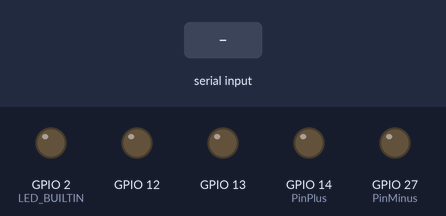
The program below on a simulated ESP32. Shown: output pins drawn as LEDs (lit = HIGH). The inputs (shaded band) are chosen by the test bench. What the program prints to the serial monitor is not drawn.

Above: at 1.2 s.
1.3 s: "w" received over Serial
At 2.0 s:
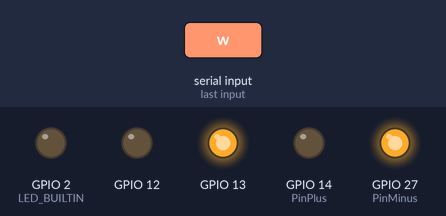
2.8 s: "s" received over Serial
At 3.2 s:
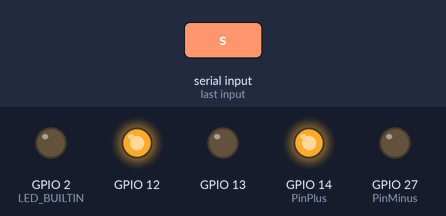
4.3 s: "x" received over Serial
At 5.5 s:
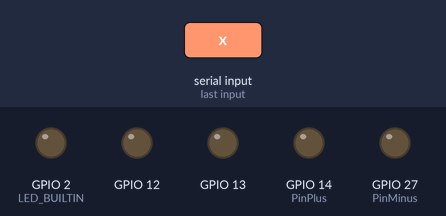
Timing chart, 0 to 7.3 s (numbered marks = the images above; inputs shaded):
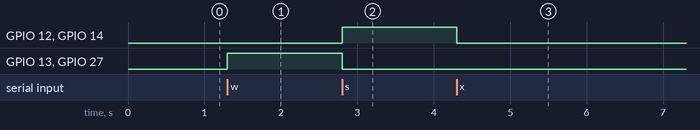

Measured:
- after the input at 1.3 s, GPIO 13, GPIO 27 (PinMinus): LOW → HIGH at once
- after the input at 2.8 s, GPIO 12, GPIO 14 (PinPlus): LOW → HIGH at once; GPIO 13, GPIO 27 (PinMinus): HIGH → LOW at once
- after the input at 4.3 s, GPIO 12, GPIO 14 (PinPlus): HIGH → LOW at once

The program:

main.cpp
```cpp
#include <Arduino.h>
#include <motor_driver.h>


#define LMOTOR_PLUS   14
#define LMOTOR_MINUS  27

#define RMOTOR_PLUS   13
#define RMOTOR_MINUS  12

//#define LED_BUILTIN 2

MotorDef motorL;
MotorDef motorR;

char rxByte = 0x00;

void setup()
{
  Serial.begin(115200);

  motorL.Direction = MOTOR_DIRECTION_LEFT;
  motorL.PinPlus = LMOTOR_PLUS;
  motorL.PinMinus = LMOTOR_MINUS;
  motor_init(&motorL);

  motorR.Direction = MOTOR_DIRECTION_RIGHT;
  motorR.PinPlus = RMOTOR_PLUS;
  motorR.PinMinus = RMOTOR_MINUS;
  motor_init(&motorR);


  pinMode(LED_BUILTIN, OUTPUT);


  Serial.println("Setupus");
  Serial.println("Enter a key");
}

void loop()
{
  //delay(500);

  if (Serial.available() > 0) {
  rxByte = Serial.read();

  switch (rxByte) {
    case 'w':
      motor_forward(&motorR);
      motor_forward(&motorL);
    break;
    case 's':
      motor_backward(&motorR);
      motor_backward(&motorL);
    break;
    case 'x':
      motor_stop(&motorR);
      motor_stop(&motorL);
    break;
  }

  }

}
```

motor_driver.h
```cpp
#include "stdint.h"

#ifndef MOTOR_DRIVER_H
#define MOTOR_DRIVER_H

/* Important code */
#ifdef __cplusplus
extern "C" {
#endif


typedef struct
{
    uint8_t             Direction;      /* Can be any of MOTOR_DIRECTION_X */

    uint8_t             PinPlus;        /* Pin at which '+' is connected */

    uint8_t             PinMinus;       /* Pin at which '-' is connected */

} MotorDef;

/* ************ Function prototypes ************ */

/* Initialization function */
void motor_init(MotorDef *motor);

/* Forward move function */
void motor_forward(MotorDef *motor);

/* Backward move function */
void motor_backward(MotorDef *motor);

/* Stop motor function */
void motor_stop(MotorDef *motor);

/* Direction defines */
#define MOTOR_DIRECTION_LEFT                0x00
#define MOTOR_DIRECTION_RIGHT               0x01

#ifdef __cplusplus
}
#endif

#endif
```

motor_driver.c
```cpp
#include <motor_driver.h>
#include "stdint.h"
#include <esp32-hal-gpio.h>

/* Initialize motor pins and to left / right side */
void motor_init(MotorDef *motor)
{
    pinMode(motor->PinPlus, OUTPUT);
    pinMode(motor->PinMinus, OUTPUT);

    digitalWrite(motor->PinPlus, LOW);
    digitalWrite(motor->PinMinus, LOW);
}

/* Make motor move forward relative to facing direction */
void motor_forward(MotorDef *motor)
{
    // if motor is right-sided
    if(motor->Direction)
    {
        digitalWrite(motor->PinPlus, HIGH);
        digitalWrite(motor->PinMinus, LOW);
    }
    // if motor is left-sided
    else
    {
        digitalWrite(motor->PinPlus, LOW);
        digitalWrite(motor->PinMinus, HIGH);
    }
}

/* Make motor move backward relative to facing direction */
void motor_backward(MotorDef *motor)
{
    // if motor is right-sided
    if(motor->Direction)
    {
        digitalWrite(motor->PinPlus, LOW);
        digitalWrite(motor->PinMinus, HIGH);
    }
    // if motor is left-sided
    else
    {
        digitalWrite(motor->PinPlus, HIGH);
        digitalWrite(motor->PinMinus, LOW);
    }
}

/* Make motor stop */
void motor_stop(MotorDef *motor)
{
    digitalWrite(motor->PinPlus, LOW);
    digitalWrite(motor->PinMinus, LOW);
}
```
